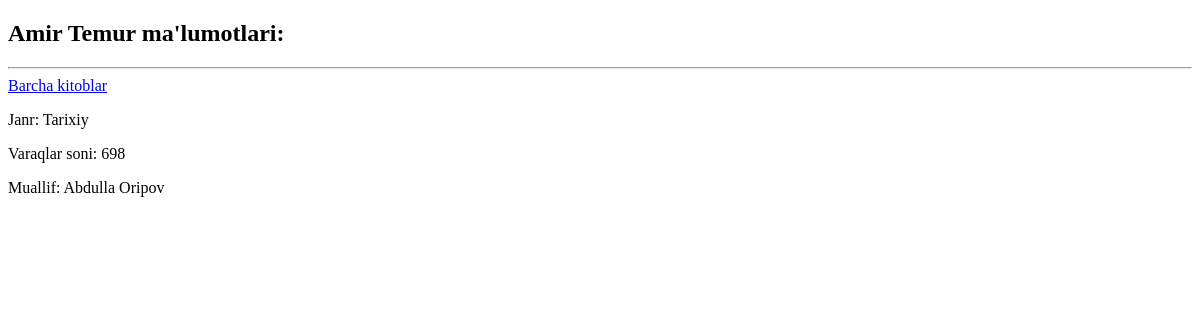
Before: /kitoblar/15/ with the older database file.
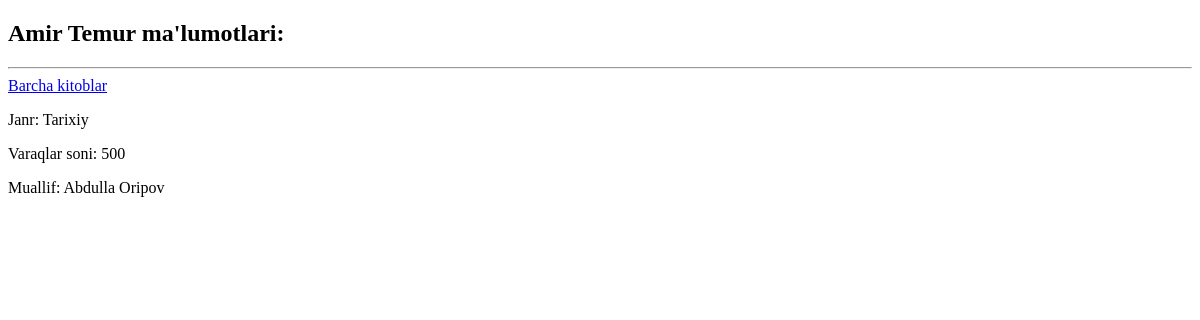
After: the same page with the newer database file.
### main/models.py (models this page shows, shortened)
class Book(models.Model):
    title = models.CharField(max_length=100)
    genre = models.CharField(max_length=100, null=True, blank=True)
    pages = models.PositiveIntegerField()
    author = models.ForeignKey(Author, on_delete=models.SET_NULL, null=True)

class Author(models.Model):
    class GENDER_CHOICES(models.TextChoices):
        ERKAK = 'Erkak', 'Erkak'
        AYOL = 'Ayol', 'Ayol'
    name = models.CharField(max_length=100)
    gender = models.CharField(choices=GENDER_CHOICES.choices, max_length=10, blank=True, null=True)
    birth_of_date = models.DateField(null=True, blank=True)
    books = models.PositiveSmallIntegerField(blank=True, null=True)
    is_alive = models.BooleanField(default=False)
    def __str__(self):
        return self.name

### main/views.py (the view)
# urls.py: path('kitoblar/<int:kitob_id>/', kitob_view),
def kitob_view(request, kitob_id):
    book = Book.objects.get(id=kitob_id)
    context = {
        'book': book
    }
    return render(request, 'kitob-details.html', context)

### templates/kitob-details.html (shortened to what this page needs)
<!DOCTYPE html>
<html lang="en">
<head>
</head>
<body>
<h2> {{ book.title }} ma'lumotlari:</h2>
<hr>
<a href="/kitoblar/">Barcha kitoblar</a>
<p>Janr: {{ book.genre }}</p>
<p>Varaqlar soni: {{ book.pages }}</p>
<p>Muallif: {{ book.author }}</p>
</body>
</html>

Changed rows visible on the page:
changed Book "Amir Temur": pages "698" → "500"
